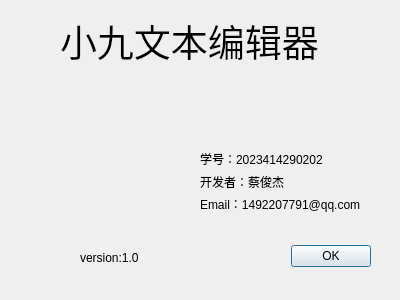
<?xml version="1.0" encoding="UTF-8"?>
<ui version="4.0">
 <class>AboutDialog</class>
 <widget class="QDialog" name="AboutDialog">
  <property name="geometry">
   <rect>
    <x>0</x>
    <y>0</y>
    <width>400</width>
    <height>300</height>
   </rect>
  </property>
  <property name="windowTitle">
   <string>Dialog</string>
  </property>
  <widget class="QDialogButtonBox" name="buttonBox">
   <property name="geometry">
    <rect>
     <x>30</x>
     <y>240</y>
     <width>341</width>
     <height>32</height>
    </rect>
   </property>
   <property name="orientation">
    <enum>Qt::Orientation::Horizontal</enum>
   </property>
   <property name="standardButtons">
    <set>QDialogButtonBox::StandardButton::Ok</set>
   </property>
  </widget>
  <widget class="QLabel" name="label">
   <property name="geometry">
    <rect>
     <x>60</x>
     <y>10</y>
     <width>271</width>
     <height>61</height>
    </rect>
   </property>
   <property name="font">
    <font>
     <pointsize>28</pointsize>
    </font>
   </property>
   <property name="text">
    <string>小九文本编辑器</string>
   </property>
  </widget>
  <widget class="QLabel" name="label_5">
   <property name="geometry">
    <rect>
     <x>60</x>
     <y>80</y>
     <width>121</width>
     <height>141</height>
    </rect>
   </property>
   <property name="styleSheet">
    <string notr="true">border-image: url(:/images/cover.png);</string>
   </property>
   <property name="text">
    <string/>
   </property>
  </widget>
  <widget class="QLabel" name="label_6">
   <property name="geometry">
    <rect>
     <x>80</x>
     <y>250</y>
     <width>91</width>
     <height>16</height>
    </rect>
   </property>
   <property name="text">
    <string>version:1.0</string>
   </property>
  </widget>
  <widget class="QWidget" name="">
   <property name="geometry">
    <rect>
     <x>200</x>
     <y>150</y>
     <width>171</width>
     <height>62</height>
    </rect>
   </property>
   <layout class="QVBoxLayout" name="verticalLayout">
    <item>
     <widget class="QLabel" name="label_3">
      <property name="text">
       <string>学号：2023414290202</string>
      </property>
     </widget>
    </item>
    <item>
     <widget class="QLabel" name="label_2">
      <property name="text">
       <string>开发者：蔡俊杰</string>
      </property>
     </widget>
    </item>
    <item>
     <widget class="QLabel" name="label_4">
      <property name="text">
       <string>Email：1492207791@qq.com</string>
      </property>
     </widget>
    </item>
   </layout>
  </widget>
 </widget>
 <resources/>
 <connections>
  <connection>
   <sender>buttonBox</sender>
   <signal>accepted()</signal>
   <receiver>AboutDialog</receiver>
   <slot>accept()</slot>
   <hints>
    <hint type="sourcelabel">
     <x>248</x>
     <y>254</y>
    </hint>
    <hint type="destinationlabel">
     <x>157</x>
     <y>274</y>
    </hint>
   </hints>
  </connection>
  <connection>
   <sender>buttonBox</sender>
   <signal>rejected()</signal>
   <receiver>AboutDialog</receiver>
   <slot>reject()</slot>
   <hints>
    <hint type="sourcelabel">
     <x>316</x>
     <y>260</y>
    </hint>
    <hint type="destinationlabel">
     <x>286</x>
     <y>274</y>
    </hint>
   </hints>
  </connection>
 </connections>
</ui>
